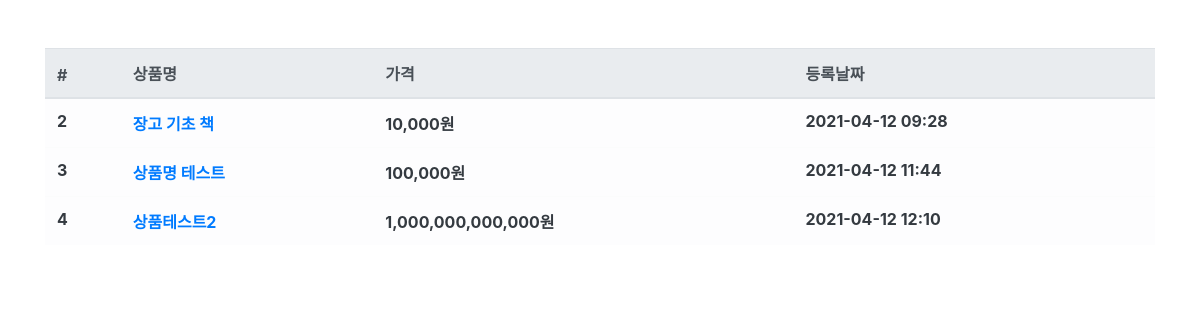
The app's page /product/ with its own data.
### product/models.py (models this page shows, shortened)
class Product(models.Model):
    name = models.CharField(max_length=256, verbose_name='상품명')
    price = models.IntegerField(verbose_name='상품가격')
    description = models.TextField(verbose_name='상품 설명')  # charfield와는 다르게 문자열 길이 제한이 없음
    stock = models.IntegerField(verbose_name='재고')
    register_date = models.DateTimeField(auto_now_add=True, verbose_name='등록 날짜') # auto_now_add : 최초 저장 시에만 현재날짜를 적용 / auto_now는 save 할 때마다 현재날짜로 갱신
    class Meta:
        db_table = 'fastcampus_product'
        verbose_name = '상품'
        verbose_name_plural = '상품'

### product/views.py (the view)
# urls.py: path('product/', ProductList.as_view()),
class ProductList(ListView):
    model = Product
    template_name = 'product.html'
    context_object_name = 'product_list'

### product/templates/product.html
{% extends "base.html" %}
{% load humanize %}
{% block contents %}
<div class="row mt-5">
    <div class="col-12">
        <table class="table table-light">
            <thead class="thead-light">
                <tr>
                    <th scope="col">#</th>
                    <th scope="col">상품명</th>
                    <th scope="col">가격</th>
                    <th scope="col">등록날짜</th>
                </tr>
            </thead>
            <tbody class="text-dark">
            {% for product in product_list %}
                <tr>
                    <th scope="row">{{product.id}}</th>
                    <th><a href="/product/{{product.id}}">{{product.name}}</a></th>
                    <th>{{product.price|intcomma}}원</th>
                    <th>{{product.register_date|date:'Y-m-d H:i'}}</th>
                </tr>
            {% endfor %}
            </tbody>
        </table>
    </div>
</div>
{% endblock %}

### records on screen
Product: id "2", name "장고 기초 책", price "10,000", register_date "2021-04-12 09:28"
Product: id "3", name "상품명 테스트", price "100,000", register_date "2021-04-12 11:44"
Product: id "4", name "상품테스트2", price "1,000,000,000,000", register_date "2021-04-12 12:10"
